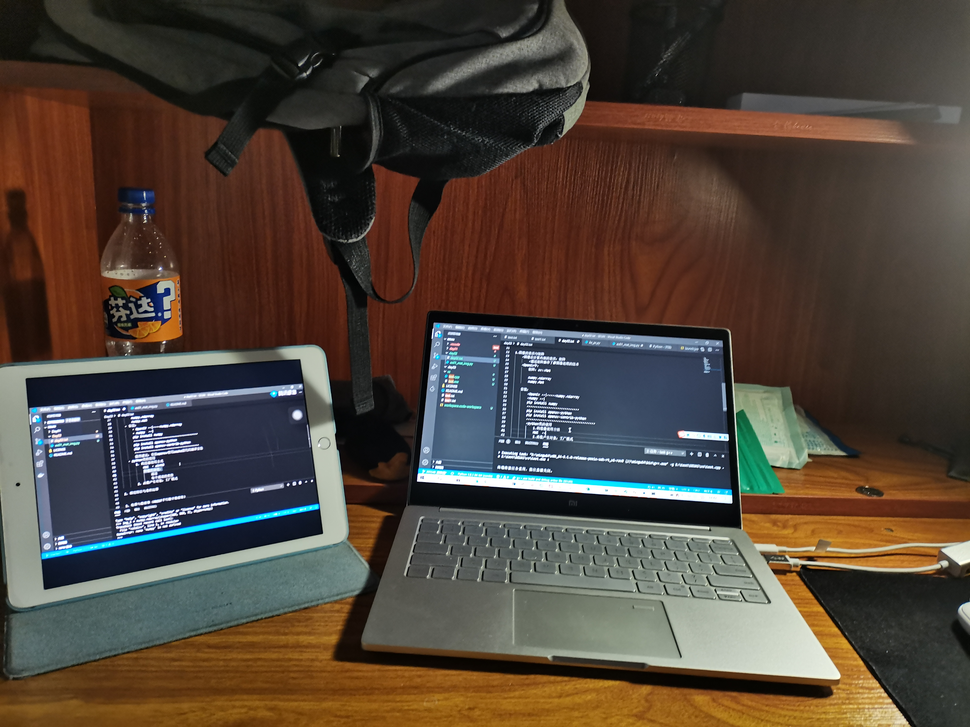
#> input picture day02/0002.png, 970 x 727 px, shrunk from 4608 x 3456 before the run
$ python ex02_conv_feature.py
#> lines starting #> are read from the running program, lines starting #| are printed output that depends on the picture
import numpy as np
import cv2

in_img=cv2.imread("0002.png")
#> in_img is the input picture: shape (727, 970, 3); mean B, G, R 57.7, 67.8, 79.3

#sobel一阶导数运算（任意阶导数）
# out_img=cv2.Sobel(in_img,-1,1,1,ksize=3,scale=1.0,delta=128,)

#laplace二阶导数运算
# out_img=cv2.Laplacian(in_img,-1,ksize=3,delta=0.0)

#高斯模糊运算
out_img=cv2.GaussianBlur(in_img,ksize=(11,11),sigmaX= 20)
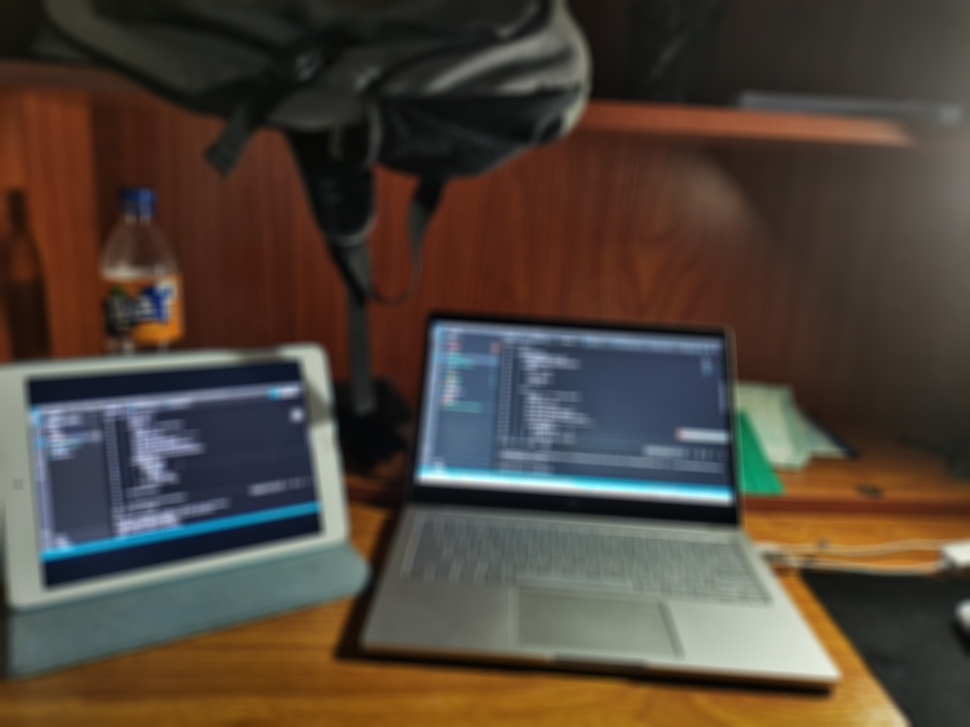
#> out_img: shape (727, 970, 3); mean B, G, R 57.7, 67.8, 79.3


#卷积运算
# kernel=np.array([
#     [1,0,-1],
#     [1,0,-1],
#     [1,0,-1],
# ])
# out_img=cv2.filter2D(in_img,-1,kernel,delta=0.0)
cv2.imwrite("gauss.png",out_img)
